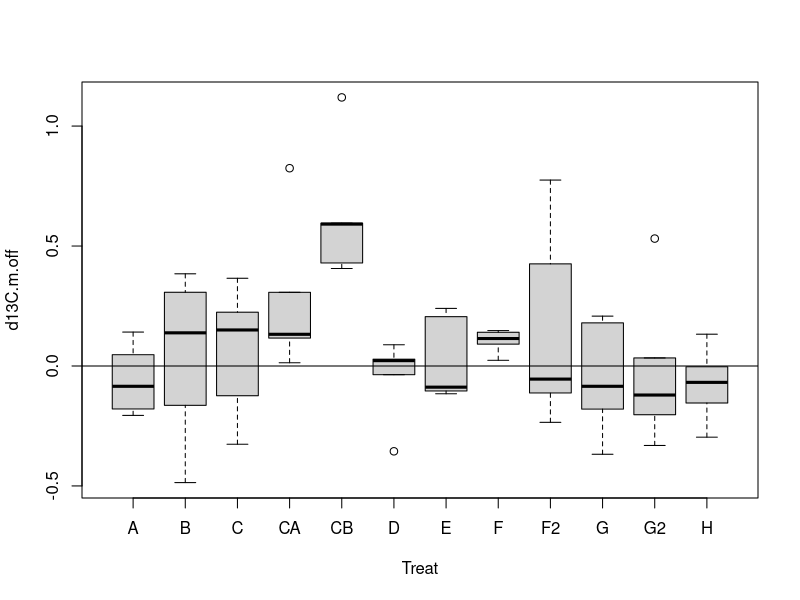
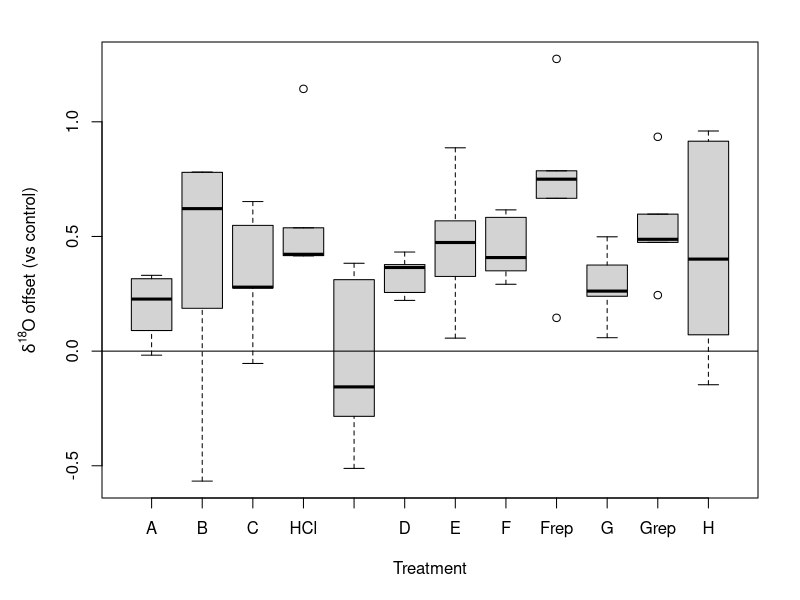

Reproduce these figures in R, in order. (Note: this script raises an error after producing the figures.)
#Note: this is the newest code for the pretreatment experiment. 
library(openxlsx)

d1 = read.xlsx("data/211104_21-244.xlsx", 1)
d2 = read.xlsx("data/211110_21-250.xlsx", 1)
d3 = read.xlsx("data/221104_22-279.xlsx", 1)

d1$Batch = rep(211104)
d2$Batch = rep(211110)
d3$Batch = rep(221104)

d = rbind(d1, d2, d3)
#GRAPE Chris: does the line below do anything right now?
d = d[!(d$Identifier_1 %in% c("CARRARA", "MARBLE", "LSVEC", "MAR", 
                              "COND - CARRARA", "COND - LSVEC")),]

d$Treat = d$Tooth = d$TT = character(nrow(d))

for(i in 1:nrow(d)){
  d$Tooth[i] = strsplit(d$Identifier_1[i], "-")[[1]][1]
  d$Treat[i] = strsplit(d$Identifier_1[i], "-")[[1]][2]
  if(d$Batch[i] == 221104 & d$Treat[i] %in% c("F", "G", "I")){
    d$Treat[i] = paste0(d$Treat[i], "2")
  }
  d$TT[i] = paste(d$Tooth[i], d$Treat[i], sep = "-")
}

#remove some outliers
d = d[d$Identifier_1 != "C4-D-3",]
d = d[d$Identifier_1 != "C5-A-3",]

TT = unique(d$TT)

samps = data.frame(TT, "d13C.m" = rep(0), "d13C.sd" = rep(0),
                   "d18O.m" = rep(0), "d18O.sd" = rep(0), "n" = rep(0), 
                   #here's where I'm riffing, to try to compare CO3 offset
                   "CO3.m" = rep(0)
                   )
samps$Tooth = d$Tooth[match(samps$TT, d$TT)]
samps$Treat = d$Treat[match(samps$TT, d$TT)]

#sample averages
for(i in 1:length(TT)){
  samps$d13C.m[i] = mean(d$d13C.cal[d$TT == TT[i]], na.rm = TRUE)
  samps$d13C.sd[i] = sd(d$d13C.cal[d$TT == TT[i]], na.rm = TRUE)
  samps$d18O.m[i] = mean(d$d18O.cal[d$TT == TT[i]], na.rm = TRUE)
  samps$d18O.sd[i] = sd(d$d18O.cal[d$TT == TT[i]], na.rm = TRUE)
  #can I copy what Gabe did to get percent CO3?
  samps$CO3.m[i] = mean(d$pCO3[d$TT == TT[i]], na.rm = TRUE)
  samps$n[i] = sum(d$TT == TT[i], na.rm = TRUE)
}

#offsets
samps$d18O.sd.off = samps$d13C.sd.off = samps$d18O.m.off = samps$d13C.m.off = samps$CO3.m.off = rep(0)

sid = unique(samps$Tooth)
for(i in sid){
  samps$d13C.m.off[samps$Tooth == i & nchar(samps$Treat) == 1] = 
    samps$d13C.m[samps$Tooth == i & nchar(samps$Treat) == 1] - 
    samps$d13C.m[samps$Tooth == i & samps$Treat == "I"]
  samps$d18O.m.off[samps$Tooth == i & nchar(samps$Treat) == 1] = 
    samps$d18O.m[samps$Tooth == i & nchar(samps$Treat) == 1] - 
    samps$d18O.m[samps$Tooth == i & samps$Treat == "I"]
  samps$d13C.sd.off[samps$Tooth == i & nchar(samps$Treat) == 1] = 
    samps$d13C.sd[samps$Tooth == i & nchar(samps$Treat) == 1] - 
    samps$d13C.sd[samps$Tooth == i & samps$Treat == "I"]
  samps$d18O.sd.off[samps$Tooth == i & nchar(samps$Treat) == 1] = 
    samps$d18O.sd[samps$Tooth == i & nchar(samps$Treat) == 1] - 
    samps$d18O.sd[samps$Tooth == i & samps$Treat == "I"]
  samps$d13C.m.off[samps$Tooth == i & nchar(samps$Treat) == 2] = 
    samps$d13C.m[samps$Tooth == i & nchar(samps$Treat) == 2] - 
    samps$d13C.m[samps$Tooth == i & samps$Treat == "I2"]
  samps$d18O.m.off[samps$Tooth == i & nchar(samps$Treat) == 2] = 
    samps$d18O.m[samps$Tooth == i & nchar(samps$Treat) == 2] - 
    samps$d18O.m[samps$Tooth == i & samps$Treat == "I2"]
  samps$d13C.sd.off[samps$Tooth == i & nchar(samps$Treat) == 2] = 
    samps$d13C.sd[samps$Tooth == i & nchar(samps$Treat) == 2] - 
    samps$d13C.sd[samps$Tooth == i & samps$Treat == "I2"]
  samps$d18O.sd.off[samps$Tooth == i & nchar(samps$Treat) == 2] = 
    samps$d18O.sd[samps$Tooth == i & nchar(samps$Treat) == 2] - 
    samps$d18O.sd[samps$Tooth == i & samps$Treat == "I2"]
  #where I keep faking it til I make it
  samps$CO3.m.off[samps$Tooth == i & nchar(samps$Treat) == 1] = 
    samps$CO3.m[samps$Tooth == i & nchar(samps$Treat) == 1] - 
    samps$CO3.m[samps$Tooth == i & samps$Treat == "I"]  
  samps$CO3.m.off[samps$Tooth == i & nchar(samps$Treat) == 2] = 
    samps$CO3.m[samps$Tooth == i & nchar(samps$Treat) == 2] - 
    samps$CO3.m[samps$Tooth == i & samps$Treat == "I2"]  
}

samps.treats = samps[!(samps$Treat %in% c("I", "I2")),]

boxplot(d13C.m.off ~ Treat, samps.treats)
abline(0, 0)
png("~/d18O_oxy.png", width = 9, height = 5.5, units = "in", res = 600)
par("mar" = c(5.1, 5.1, 2.1, 2.1))
boxplot(d18O.m.off ~ Treat, samps.treats, xlab = "Treatment", 
        ylab = expression(delta^"18"*"O offset (vs control)"),
        names = c("A", "B", "C", "HCl", "NaOCl", "D", "E", "F", "Frep",
                  "G", "Grep", "H"))
abline(0, 0)
dev.off()


# Combining repeat measures? ----------------------------------------------
#can I just combine G and Grep, F and Frep and still sleep at night?
t.test(subset(samps.treats, Treat == "F")$d18O.m, subset(samps.treats, Treat == "F2")$d18O.m)
#F not statistically significant
t.test(subset(samps.treats, Treat == "G")$d18O.m, subset(samps.treats, Treat == "G2")$d18O.m)
#G not statistically significant

#I'm doing it I'm combining them. 
df <- samps.treats 
df$Treat <- recode(df$Treat, G2 = "G", F2 = "F", CA = "I", CB = "J")

# Tidyverse 4 lyfe
ggplot() + 
  geom_hline(yintercept = 0, color = 'grey20', linetype = 2) +
  geom_boxplot(data = df, aes(x = Treat, y = d18O.m.off, fill = Treat)) + 
  theme_classic() +
  scale_fill_viridis(option = "rocket", discrete = T) +
  theme(legend.position = "none", 
        axis.text.x = element_text(size = 12),
        axis.text.y = element_text(size = 12),
        axis.title = element_text(size = 16), ) +
  labs(x = "Treatment", 
       y = expression(delta^"18"*"O offset (vs. control)"))

ggplot() + 
  geom_hline(yintercept = 0, color = 'grey20', linetype = 2) +
  geom_boxplot(data = df, aes(x = Treat, y = d13C.m.off, fill = Treat)) + 
  theme_classic() +
  scale_fill_viridis(option = "rocket", discrete = T) +
  theme(legend.position = "none", 
        axis.text.x = element_text(size = 12),
        axis.text.y = element_text(size = 12),
        axis.title = element_text(size = 16), ) +
  labs(x = "Treatment", 
       y = expression(delta^"13"*"C offset (vs. control)"))

ggplot() + 
  geom_hline(yintercept = 0, color = 'grey20', linetype = 2) +
  geom_boxplot(data = df, aes(x = Treat, y = CO3.m.off, fill = Treat)) + 
  theme_classic() +
  scale_fill_viridis(option = "rocket", discrete = T) +
  theme(legend.position = "none", 
        axis.text.x = element_text(size = 12),
        axis.text.y = element_text(size = 12),
        axis.title = element_text(size = 16), ) +
  labs(x = "Treatment", 
       y = expression("% CO"[3]*" offset (vs. control)"))
